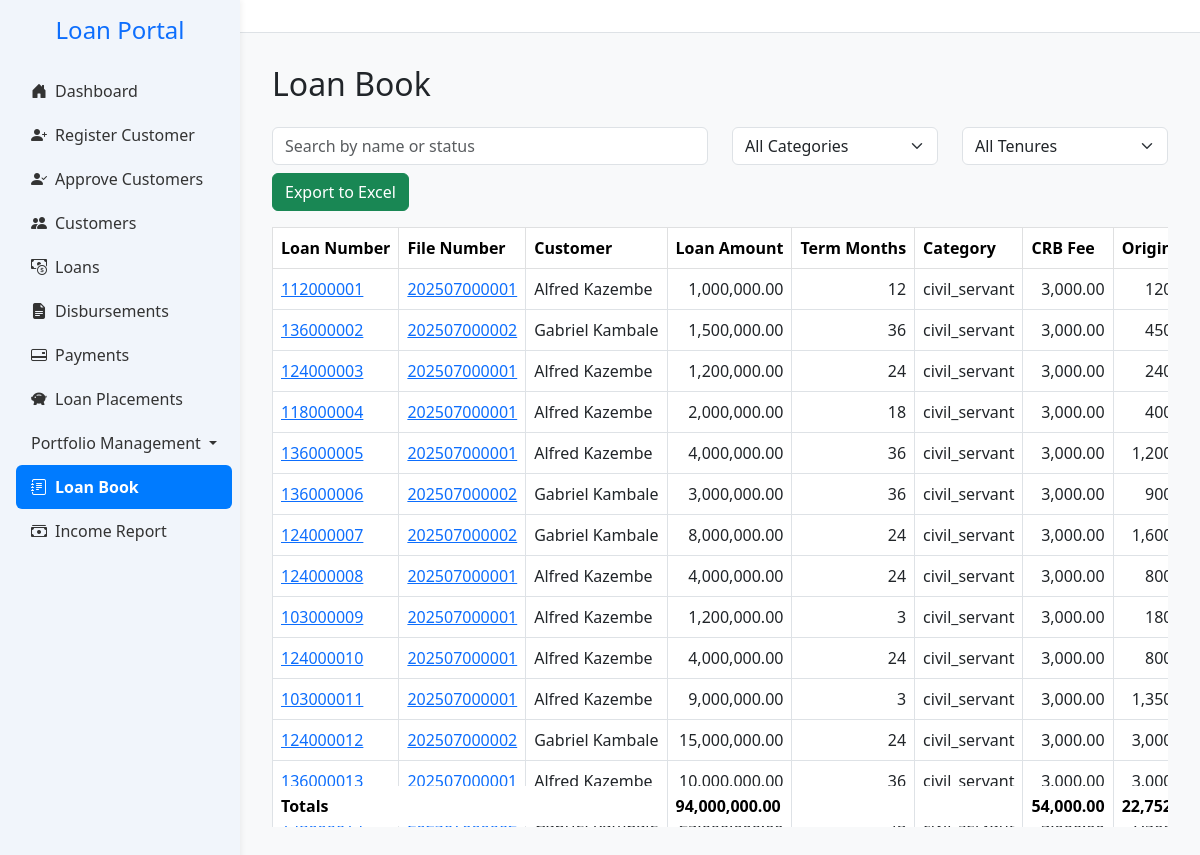
The page /loanbook on the database its author committed.
### app.py (models this page shows, shortened)
class LoanApplication(db.Model):
    __tablename__ = 'loan_applications'
    __table_args__ = (
        db.UniqueConstraint('loan_number', name='uq_loan_applications_loan_number'),
        db.Index('ix_loan_applications_created_at', 'created_at'),
        db.Index('ix_loan_applications_region_category', 'region', 'category'),
        db.Index('idx_loan_applications_loan_number', 'loan_number'),
        db.Index('idx_loan_applications_customer_id', 'customer_id'),
        db.Index('idx_loan_applications_agent_id', 'agent_id'),
    )
    id = db.Column(db.Integer, primary_key=True)
    customer_id = db.Column(db.Integer, db.ForeignKey('customers.id'), nullable=False)
    loan_amount = db.Column(db.Float,nullable=False, default=0.0)
    status = db.Column(db.String(20), default='pending')
    created_at = db.Column(db.DateTime, default=datetime.utcnow)
    term_months = db.Column(db.Integer)
    monthly_instalment = db.Column(db.Float)
    total_repayment = db.Column(db.Float)
    effective_rate = db.Column(db.Float)
    category = db.Column(db.String(50))
    region = db.Column(db.String(50))
    loan_category = db.Column(db.Integer, nullable=False)
    disbursed = db.Column(db.Boolean, default=False)
    disbursed_bank = db.Column(db.String(100))
    crb_fees = db.Column(db.Float, default=3000)
    origination_fees = db.Column(db.Float)
    insurance_fees = db.Column(db.Float)
    total_fees = db.Column(db.Float)
    collection_fees = db.Column(db.Float)
    schedule_id = db.Column(
    db.Integer,
    db.ForeignKey('repayment_schedules.id', use_alter=True, name='fk_schedule_id'),
    nullable=True
    )
    loan_number = db.Column(db.String(20), nullable=True, unique=True)
    file_number = db.Column(db.String(50))
    date_created = db.Column(db.DateTime, default=datetime.utcnow)
    disbursement_date = db.Column(db.Date, nullable=True)
    cash_to_client = db.Column(db.Float,nullable=False, default=0.0)
    top_up_interest = db.Column(db.Float, default=0.0)
    settlement_interest = db.Column(db.Float, default=0.0)
    closure_type = db.Column(db.String(20))  # 'settlement' or 'topup'
    closure_date = db.Column(db.DateTime)
    top_up_of = db.Column(db.Integer, db.ForeignKey('loan_applications.id'), nullable=True)
    application_status = db.Column(db.String(20), nullable=False, default='pending')
    loan_state = db.Column(db.String(20), nullable=False, default='active')
    performance_status = db.Column(db.String(20), nullable=False, default='performing')
    top_up_balance = db.Column(db.Float, default=0.0)
    settlement_balance = db.Column(db.Float, default=0.0)
    current_balance = db.Column(db.Float, default=0.0)
    settlement_type = Column(Enum(SettlementTypeEnum), nullable=True)
    settling_institution = Column(String(255), nullable=True)  # only if third_party
    settlement_reason = db.Column(db.String(255), nullable=True)
    vote_id = db.Column(db.Integer, db.ForeignKey('votes.id'))
    outstanding_fees = db.Column(db.Float, default=0.0)
    pricing_version = db.Column(db.Integer, default=1)
    applied_interest_rate = db.Column(db.Float)
    applied_collection_fee = db.Column(db.Float)
    written_off_amount = db.Column(db.Float, default=0.0)
    insurance_settlement_amount = db.Column(db.Float, default=0.0)
    agent_id = db.Column(db.Integer, db.ForeignKey('agents.id'), nullable=True)
    parent_loan_id = db.Column(
        db.Integer,
        db.ForeignKey('loan_applications.id'),
        nullable=True
    )
    vote = db.relationship('Vote', backref='loan_applications')
    documents = db.relationship("Document", back_populates="loan", lazy=True)
    topups = db.relationship(
        'LoanApplication',
        foreign_keys=[parent_loan_id],  # 👈 Specify which foreign key to use
        backref=db.backref('parent_loan', remote_side=[id]),
        cascade='all, delete-orphan'
    )
    agent = db.relationship("Agent", backref="loan_applications", foreign_keys=[agent_id])
    payments = db.relationship('Payment', back_populates='loan', cascade='all, delete-orphan')
    customer = db.relationship('Customer', back_populates='loans')
    repayment_schedules = db.relationship(
        'RepaymentSchedule',
        back_populates='loan',
        cascade='all, delete-orphan',
        foreign_keys='RepaymentSchedule.loan_id'
        )
    from datetime import datetime
    from dateutil.relativedelta import relativedelta   # already using
    import calendar

class Customer(db.Model):
    __tablename__ = 'customers'
    __table_args__ = (
        db.UniqueConstraint('national_id', name='uq_customers_national_id'),
        db.UniqueConstraint('file_number', name='uq_customers_file_number'),
        db.UniqueConstraint('employment_number', name='uq_customers_employment_number'),
        db.Index('idx_customers_national_id', 'national_id'),
        db.Index('idx_customers_file_number', 'file_number'),
        db.Index('idx_customers_employment_number', 'employment_number'),
        db.Index('idx_customers_agent_id', 'agent_id'),
    )
    id = db.Column(db.Integer, primary_key=True)
    national_id = db.Column(db.String(20), unique=True, nullable=False)
    first_name = db.Column(db.String(100), nullable=False)
    last_name = db.Column(db.String(100), nullable=False)
    gender = db.Column(db.String(10))
    dob = db.Column(db.String(20))
    title = db.Column(db.String(20))
    email = db.Column(db.String(100), nullable=False)
    contact = db.Column(db.String(20))
    address = db.Column(db.String(255))
    next_of_kin_name = db.Column(db.String(20),nullable=False)
    next_of_kin_relationship = db.Column(db.String(20),nullable=False)
    next_of_kin_contact = db.Column(db.String(20))
    employer = db.Column(db.String(100), nullable=False)
    job_title = db.Column(db.String(100))
    salary = db.Column(db.Float)
    service_length = db.Column(db.String(50))
    bank_name = db.Column(db.String(100))
    bank_account = db.Column(db.String(20), nullable=False)
    salary_deposited = db.Column(db.String(10))
    district = db.Column(db.String(100))
    region = db.Column(db.String(100))
    amount_requested = db.Column(db.Float)
    status = db.Column(db.String(20), default='pending')
    is_approved_for_creation = db.Column(db.Boolean, default=False)
    maker_id = db.Column(db.Integer, nullable=False)
    checker_id = db.Column(db.Integer)
    is_approved_for_deletion = db.Column(db.Boolean, default=False)
    file_number = db.Column(db.String(20))
    created_at = db.Column(db.DateTime, default=datetime.utcnow)
    date_joined = db.Column(db.Date, nullable=True, index=True)
    is_voluntary_retirement_candidate = db.Column(db.Boolean, default=False)
    agent_id = db.Column(db.Integer, db.ForeignKey('agents.id'), nullable=True)
    employment_number = db.Column(db.String(20), unique=True, nullable=True)
    loans = db.relationship('LoanApplication', back_populates='customer')
    agent = db.relationship('Agent', back_populates='customers')
    customer_documents = db.relationship("Document", back_populates="customer", lazy=True)
    @property
    def is_voluntary_retirement_candidate(self):
        return self.years_in_service is not None and self.years_in_service >= 20

### app.py (the view, shortened to what this page needs)
@app.route('/loanbook')
def loanbook():
    try:
        page = int(request.args.get("page", 1))
        per_page = 1000
        ajax = request.args.get("ajax") == "true"
        loans_query = LoanApplication.query \
            .join(Customer, LoanApplication.customer_id == Customer.id) \
            .options(joinedload(LoanApplication.payments).joinedload(Payment.allocations))
        all_loans = loans_query.all()
        def calculate_capitalized_amount(loan_amount, config):
            try:
                origination = loan_amount * config.get('origination', 0)
                insurance = loan_amount * config.get('insurance', 0)
                crb = config.get('crb', 0)
                return round(loan_amount + origination + insurance + crb, 2)
            except Exception:
                return loan_amount
        def calculate_balances(loan):
            config = get_pricing_config(loan.category, loan.term_months, loan)
            if not config:
                return {}
            capitalized = calculate_capitalized_amount(loan.loan_amount or 0, config)
            monthly_rate = config.get('rate', 0)
            term = loan.term_months or 0
            if monthly_rate > 0 and term > 0:
                factor = (monthly_rate * (1 + monthly_rate) ** term) / ((1 + monthly_rate) ** term - 1)
                annuity = capitalized * factor
            else:
                annuity = 0
            payments = sorted(loan.payments, key=lambda p: p.created_at)
            remaining_balance = capitalized
            payments_made = 0
            for p in payments:
                for allocation in p.allocations:
                    if allocation.principal:
                        remaining_balance -= allocation.principal
                        remaining_balance = max(remaining_balance, 0)
                        payments_made += 1
            current_balance = round(remaining_balance, 2)
            remaining_term = max(term - payments_made, 0)
            def projected_interest(months_ahead):
                temp_balance = current_balance
                total_interest = 0.0
                for _ in range(min(months_ahead, remaining_term)):
                    if temp_balance <= 0:
                        break
                    interest = temp_balance * monthly_rate
                    principal = annuity - interest
                    principal = min(principal, temp_balance)
                    total_interest += interest
                    temp_balance -= principal
                return round(total_interest, 2)
            if loan.status == 'closed' and loan.loan_state == 'settled_client':
                return {
                    'capitalized_amount': capitalized,
                    'current_balance': 0.0,
                    'top_up_balance': 0.0,
                    'settlement_balance': 0.0,
                    'top_up_interest': 0.0,
                    'settlement_interest': 0.0,
                }
            return {
                'capitalized_amount': capitalized,
                'current_balance': current_balance,
                'top_up_balance': round(current_balance + projected_interest(3), 2),
                'settlement_balance': round(current_balance + projected_interest(6), 2),
                'top_up_interest': projected_interest(3),
                'settlement_interest': projected_interest(6),
            }
        processed_loans = []
        for loan in all_loans:
            customer = loan.customer
            balances = calculate_balances(loan)
            processed_loans.append({
                'customer': {
                    'first_name': customer.first_name,
                    'last_name': customer.last_name,
                    'file_number': customer.file_number
                },
                'loan': {
                    'loan_number': loan.loan_number,
                    'amount': loan.loan_amount or 0,
                    'term': loan.term_months,
                    'category': loan.category,
                    'monthly_instalment': loan.monthly_instalment,
                    'total_repayment': loan.total_repayment,
                    'balance': balances.get('current_balance', 0.0),
                    'disbursed': loan.disbursed,
                    'collection_fee': (loan.loan_amount or 0) * get_pricing_config(loan.category, loan.term_months, loan).get('collection', 0)
                },
                'fees': {
                    'crb': get_pricing_config(loan.category, loan.term_months, loan).get('crb', 0),
                    'origination': (loan.loan_amount or 0) * get_pricing_config(loan.category, loan.term_months, loan).get('origination', 0),
                    'insurance': (loan.loan_amount or 0) * get_pricing_config(loan.category, loan.term_months, loan).get('insurance', 0),
                    'total': (
                        get_pricing_config(loan.category, loan.term_months, loan).get('crb', 0)
                        + (loan.loan_amount or 0) * get_pricing_config(loan.category, loan.term_months, loan).get('origination', 0)
                        + (loan.loan_amount or 0) * get_pricing_config(loan.category, loan.term_months, loan).get('insurance', 0)
                    )
                },
                'balances': balances
            })
        total_loans = len(processed_loans)
        start = (page - 1) * per_page
        end = start + per_page
        paginated_loans = processed_loans[start:end]
        has_next = end < total_loans
        totals = {
            "loan_amount": sum(loan["loan"]["amount"] or 0 for loan in processed_loans),
            "crb_fees": sum(loan["fees"]["crb"] or 0 for loan in processed_loans),
            "origination_fees": sum(loan["fees"]["origination"] or 0 for loan in processed_loans),
            "insurance_fees": sum(loan["fees"]["insurance"] or 0 for loan in processed_loans),
            "total_fees": sum(loan["fees"]["total"] or 0 for loan in processed_loans),
            "collection_fees": sum(
                loan["loan"]["collection_fee"] * (loan["loan"]["term"] or 0)
                for loan in processed_loans
            ),
            "total_balance": sum(loan["loan"]["balance"] or 0 for loan in processed_loans),
            "monthly_instalment": sum(loan["loan"]["monthly_instalment"] or 0 for loan in processed_loans),
            "total_repayment": sum(loan["loan"]["total_repayment"] or 0 for loan in processed_loans)
        }
        return render_template(
            'loanbook.html',
            loans=paginated_loans,
            page=page,
            has_next=has_next,
            loan_categories={loan['loan']['category'] for loan in processed_loans if loan['loan']['category']},
            loan_tenures=sorted({loan['loan']['term'] for loan in processed_loans if loan['loan']['term'] is not None}),
            totals=totals
        )
    except Exception as e:
        flash(f"Error loading loan book: {str(e)}", "danger")
        return redirect(url_for('home'))

### templates/loanbook.html (shortened to what this page needs)
{% extends "base.html" %}
{% block content %}
<h2 class="mb-4">Loan Book</h2>
<div class="row search-bar">
  <div class="col-md-6 mb-2">
    <input type="text" id="searchInput" class="form-control" placeholder="Search by name or status">
  </div>
  <div class="col-md-3 mb-2">
    <select id="categoryFilter" class="form-select">
      <option value="">All Categories</option>
    </select>
  </div>
  <div class="col-md-3 mb-2">
    <select id="tenureFilter" class="form-select">
      <option value="">All Tenures</option>
    </select>
  </div>
</div>
<button class="btn btn-success mb-3" onclick="exportToExcel()">Export to Excel</button>
<div class="table-responsive" style="max-height: 600px; overflow: auto;">
  <table class="table table-bordered table-hover text-nowrap" id="loanTable">
    <thead class="table-light sticky-top">
      <tr>
        <th>Loan Number</th>
        <th>File Number</th>
        <th>Customer</th>
        <th>Loan Amount</th>
        <th>Term Months</th>
        <th>Category</th>
        <th>CRB Fee</th>
        <th>Origination</th>
      </tr>
    </thead>
    <tbody id="loanTableBody">
      {% include "partials/_loan_rows.html" %}
    </tbody>
    <tfoot class="table-light fw-bold">
      <tr>
        <td colspan="3">Totals</td>
        <td>{{ "{:,.2f}".format(totals.loan_amount or 0) }}</td>
        <td></td>
        <td></td>
        <td>{{ "{:,.2f}".format(totals.crb_fees or 0) }}</td>
        <td>{{ "{:,.2f}".format(totals.origination_fees or 0) }}</td>
      </tr>
    </tfoot>
  </table>
</div>
{% endblock %}

### templates/partials/_loan_rows.html (shortened to what this page needs)
{% for loan in loans %}
<tr>
  <td>
    <a href="{{ url_for('loan_statement', loan_number=loan['loan']['loan_number']) }}">
        {{ loan['loan']['loan_number'] }}
    </a>
    </td>
    <td>
    <a href="{{ url_for('customer_account', file_number=loan['customer']['file_number']) }}">
        {{ loan['customer']['file_number'] }}
    </a>
    </td>
  <td>{{ loan.customer.first_name }} {{ loan.customer.last_name }}</td>
  <td>{{ "{:,.2f}".format(loan.loan.amount) }}</td>
  <td>{{ loan.loan.term }}</td>
  <td>{{ loan.loan.category }}</td>
  <td>{{ "{:,.2f}".format(loan.fees.crb) }}</td>
  <td>{{ "{:,.2f}".format(loan.fees.origination) }}</td>
</tr>
{% endfor %}

### rows shown on the page
LoanApplication: loan.loan_number "112000001", loan.amount "1,000,000.00", loan.category "civil_servant", fees.crb "3,000.00"
Customer: customer.file_number "202507000001" "202507000001" "202507000001" "202507000001" "202507000001" "202507000001" "202507000001" "202507000001" "202507000001", customer.first_name "Alfred" "Alfred" "Alfred" "Alfred" "Alfred" "Alfred" "Alfred" "Alfred" "Alfred", customer.last_name "Kazembe" "Kazembe" "Kazembe" "Kazembe" "Kazembe" "Kazembe" "Kazembe" "Kazembe" "Kazembe"
LoanApplication: loan.loan_number "136000002", loan.amount "1,500,000.00", loan.category "civil_servant", fees.crb "3,000.00"
Customer: customer.file_number "202507000002" "202507000002" "202507000002" "202507000002", customer.first_name "Gabriel" "Gabriel" "Gabriel" "Gabriel", customer.last_name "Kambale" "Kambale" "Kambale" "Kambale"
LoanApplication: loan.loan_number "124000003", loan.amount "1,200,000.00", loan.category "civil_servant", fees.crb "3,000.00"
LoanApplication: loan.loan_number "118000004", loan.amount "2,000,000.00", loan.category "civil_servant", fees.crb "3,000.00"
LoanApplication: loan.loan_number "136000005", loan.amount "4,000,000.00", loan.category "civil_servant", fees.crb "3,000.00"
LoanApplication: loan.loan_number "136000006", loan.amount "3,000,000.00", loan.category "civil_servant", fees.crb "3,000.00"
LoanApplication: loan.loan_number "124000007", loan.amount "8,000,000.00", loan.category "civil_servant", fees.crb "3,000.00"
LoanApplication: loan.loan_number "124000008", loan.amount "4,000,000.00", loan.category "civil_servant", fees.crb "3,000.00"
LoanApplication: loan.loan_number "103000009", loan.amount "1,200,000.00", loan.category "civil_servant", fees.crb "3,000.00"
LoanApplication: loan.loan_number "124000010", loan.amount "4,000,000.00", loan.category "civil_servant", fees.crb "3,000.00"
LoanApplication: loan.loan_number "103000011", loan.amount "9,000,000.00", loan.category "civil_servant", fees.crb "3,000.00"
LoanApplication: loan.loan_number "124000012", loan.amount "15,000,000.00", loan.category "civil_servant", fees.crb "3,000.00"
LoanApplication: loan.loan_number "136000013", loan.amount "10,000,000.00", loan.category "civil_servant", fees.crb "3,000.00"

### other values the page prints
{{ loan.loan.term }} "12" "36" "24" "18" "36" "36" "24" "24" "3" "24" "3" "24" "36"
{{ "{:,.2f}".format(totals.loan_amount or 0) }} "94,000,000.00"
{{ "{:,.2f}".format(totals.crb_fees or 0) }} "54,000.00"
